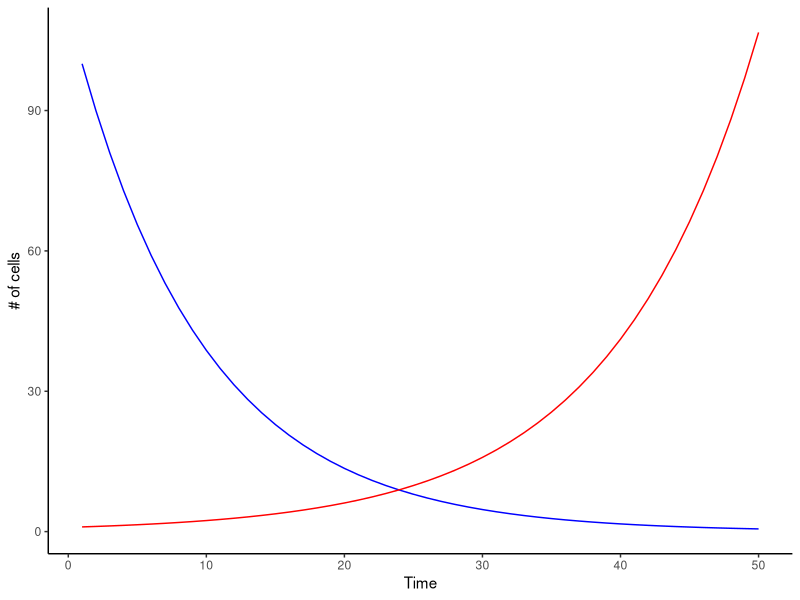

The R script that drew this image:
# Exercise 11 - Dynamic Modeling

### we started with this basic model
# time points to simulate over (simulate for 100 years)
# a place to store population sizes (value of state variable through time)
# values for our parameters (r=0.2, K=100)
# a loop for simulating
# initial starting place; N0=2

# set initial values and parameters
r=0.1
K=1000000
# set a time horizion
times<-1:50
# place to store output
output<-matrix(data=NA,nrow=length(times),ncol=3)
output[,1]=times

## initial population size
# for our population of non-resistant tumor cells
output[1,2]=100
# for our population of resistant tumors
output[1,3]=1

# equation w/ for loop
for(i in times[-1]){
  output[i,2]=output[(i-1),2]-r*output[(i-1),2]*(1-(output[(i-1),2]+output[(i-1),3])/K)
  output[i,3]=output[(i-1),3]+r*output[(i-1),3]*(1-(output[(i-1),2]+output[(i-1),3])/K)
}

# plotting results (first convert from matrix to dataframe)
outputnonmutant<-data.frame(time=output[,1],nonmutant=output[,2])
outputmutant<-data.frame(time=output[,1],mutant=output[,3])
# plot the results
## load package
library(ggplot2)
ggplot()+
  geom_line(data = outputnonmutant, aes(x=time, y=nonmutant), color='blue')+
  geom_line(data = outputmutant, aes(x=time, y=mutant), color='red')+
  xlab("Time")+
  ylab("# of cells")+
  theme_classic()


